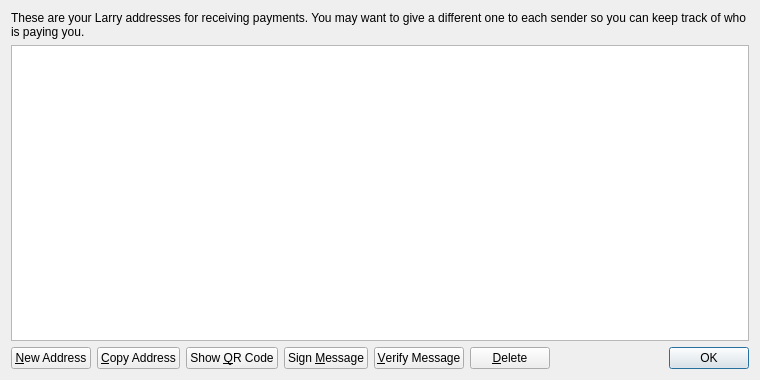
<?xml version="1.0" encoding="UTF-8"?>
<ui version="4.0">
 <class>AddressBookPage</class>
 <widget class="QWidget" name="AddressBookPage">
  <property name="geometry">
   <rect>
    <x>0</x>
    <y>0</y>
    <width>760</width>
    <height>380</height>
   </rect>
  </property>
  <property name="windowTitle">
   <string>Address Book</string>
  </property>
  <layout class="QVBoxLayout" name="verticalLayout">
   <item>
    <widget class="QLabel" name="labelExplanation">
     <property name="text">
      <string>These are your Larry addresses for receiving payments. You may want to give a different one to each sender so you can keep track of who is paying you.</string>
     </property>
     <property name="textFormat">
      <enum>Qt::PlainText</enum>
     </property>
     <property name="wordWrap">
      <bool>true</bool>
     </property>
    </widget>
   </item>
   <item>
    <widget class="QTableView" name="tableView">
     <property name="contextMenuPolicy">
      <enum>Qt::CustomContextMenu</enum>
     </property>
     <property name="toolTip">
      <string>Double-click to edit address or label</string>
     </property>
     <property name="tabKeyNavigation">
      <bool>false</bool>
     </property>
     <property name="selectionMode">
      <enum>QAbstractItemView::SingleSelection</enum>
     </property>
     <property name="selectionBehavior">
      <enum>QAbstractItemView::SelectRows</enum>
     </property>
     <property name="sortingEnabled">
      <bool>true</bool>
     </property>
     <attribute name="verticalHeaderVisible">
      <bool>false</bool>
     </attribute>
    </widget>
   </item>
   <item>
    <layout class="QHBoxLayout" name="horizontalLayout">
     <item>
      <widget class="QPushButton" name="newAddressButton">
       <property name="toolTip">
        <string>Create a new address</string>
       </property>
       <property name="text">
        <string>&amp;New Address</string>
       </property>
      </widget>
     </item>
     <item>
      <widget class="QPushButton" name="copyToClipboard">
       <property name="toolTip">
        <string>Copy the currently selected address to the system clipboard</string>
       </property>
       <property name="text">
        <string>&amp;Copy Address</string>
       </property>
      </widget>
     </item>
     <item>
      <widget class="QPushButton" name="showQRCode">
       <property name="text">
        <string>Show &amp;QR Code</string>
       </property>
      </widget>
     </item>
     <item>
      <widget class="QPushButton" name="signMessage">
       <property name="toolTip">
        <string>Sign a message to prove you own a Larry address</string>
       </property>
       <property name="text">
        <string>Sign &amp;Message</string>
       </property>
      </widget>
     </item>
     <item>
      <widget class="QPushButton" name="verifyMessage">
       <property name="toolTip">
        <string>Verify a message to ensure it was signed with a specified Larry address</string>
       </property>
       <property name="text">
        <string>&amp;Verify Message</string>
       </property>
      </widget>
     </item>
     <item>
      <widget class="QPushButton" name="deleteButton">
       <property name="toolTip">
        <string>Delete the currently selected address from the list</string>
       </property>
       <property name="text">
        <string>&amp;Delete</string>
       </property>
      </widget>
     </item>
     <item>
      <spacer name="horizontalSpacer">
       <property name="orientation">
        <enum>Qt::Horizontal</enum>
       </property>
       <property name="sizeHint" stdset="0">
        <size>
         <width>40</width>
         <height>20</height>
        </size>
       </property>
      </spacer>
     </item>
     <item>
      <widget class="QDialogButtonBox" name="buttonBox">
       <property name="sizePolicy">
        <sizepolicy hsizetype="Maximum" vsizetype="Fixed">
         <horstretch>0</horstretch>
         <verstretch>0</verstretch>
        </sizepolicy>
       </property>
       <property name="standardButtons">
        <set>QDialogButtonBox::Ok</set>
       </property>
      </widget>
     </item>
    </layout>
   </item>
  </layout>
 </widget>
 <resources>
  <include location="../bitcoin.qrc"/>
 </resources>
 <connections/>
</ui>
